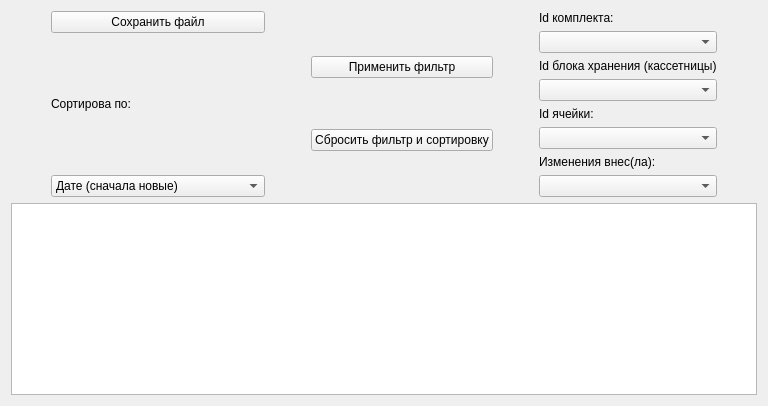
                <widget class="QWidget" name="tab_55">
                 <attribute name="title">
                  <string>Ячейки</string>
                 </attribute>
                 <layout class="QGridLayout" name="gridLayout_58">
                  <item row="0" column="0">
                   <layout class="QHBoxLayout" name="horizontalLayout_56">
                    <item>
                     <spacer name="horizontalSpacer_120">
                      <property name="orientation">
                       <enum>Qt::Orientation::Vertical</enum>
                      </property>
                      <property name="sizeType">
                       <enum>QSizePolicy::Policy::Fixed</enum>
                      </property>
                      <property name="sizeHint" stdset="0">
                       <size>
                        <width>40</width>
                        <height>20</height>
                       </size>
                      </property>
                     </spacer>
                    </item>
                    <item>
                     <layout class="QVBoxLayout" name="verticalLayout_74">
                      <item>
                       <widget class="QPushButton" name="pushButton_MeshHistoryFile_kid">
                        <property name="text">
                         <string>Сохранить файл</string>
                        </property>
                       </widget>
                      </item>
                      <item>
                       <widget class="QLabel" name="label_160">
                        <property name="text">
                         <string>Сортирова по:</string>
                        </property>
                       </widget>
                      </item>
                      <item>
                       <widget class="QComboBox" name="selec_MeshFilterDate_kid">
                        <item>
                         <property name="text">
                          <string>Дате (сначала новые)</string>
                         </property>
                        </item>
                        <item>
                         <property name="text">
                          <string>Дате (сначала старые)</string>
                         </property>
                        </item>
                        <item>
                         <property name="text">
                          <string>Дате выгрузки (сначала старые) </string>
                         </property>
                        </item>
                        <item>
                         <property name="text">
                          <string>Дате выгрузки (сначала новые)</string>
                         </property>
                        </item>
                       </widget>
                      </item>
                     </layout>
                    </item>
                    <item>
                     <spacer name="horizontalSpacer_121">
                      <property name="orientation">
                       <enum>Qt::Orientation::Vertical</enum>
                      </property>
                      <property name="sizeType">
                       <enum>QSizePolicy::Policy::Fixed</enum>
                      </property>
                      <property name="sizeHint" stdset="0">
                       <size>
                        <width>40</width>
                        <height>20</height>
                       </size>
                      </property>
                     </spacer>
                    </item>
                    <item>
                     <layout class="QVBoxLayout" name="verticalLayout_75">
                      <item>
                       <widget class="QPushButton" name="btn_MeshFilterGo_kid">
                        <property name="text">
                         <string>Применить фильтр</string>
                        </property>
                       </widget>
                      </item>
                      <item>
                       <widget class="QPushButton" name="btn_MeshFilterStop_kid">
                        <property name="text">
                         <string>Сбросить фильтр и сортировку</string>
                        </property>
                       </widget>
                      </item>
                     </layout>
                    </item>
                    <item>
                     <spacer name="horizontalSpacer_122">
                      <property name="orientation">
                       <enum>Qt::Orientation::Vertical</enum>
                      </property>
                      <property name="sizeType">
                       <enum>QSizePolicy::Policy::Fixed</enum>
                      </property>
                      <property name="sizeHint" stdset="0">
                       <size>
                        <width>40</width>
                        <height>20</height>
                       </size>
                      </property>
                     </spacer>
                    </item>
                    <item>
                     <layout class="QVBoxLayout" name="verticalLayout_76">
                      <item>
                       <widget class="QLabel" name="label_161">
                        <property name="text">
                         <string>Id комплекта:</string>
                        </property>
                       </widget>
                      </item>
                      <item>
                       <widget class="QComboBox" name="select_kdd_set_5_kid"/>
                      </item>
                      <item>
                       <widget class="QLabel" name="label_162">
                        <property name="text">
                         <string>Id блока хранения (кассетницы)</string>
                        </property>
                       </widget>
                      </item>
                      <item>
                       <widget class="QComboBox" name="select_kdd_kas_3_kid"/>
                      </item>
                      <item>
                       <widget class="QLabel" name="label_163">
                        <property name="text">
                         <string>Id ячейки:</string>
                        </property>
                       </widget>
                      </item>
                      <item>
                       <widget class="QComboBox" name="select_kdd_mesh_3_kid"/>
                      </item>
                      <item>
                       <widget class="QLabel" name="label_164">
                        <property name="text">
                         <string>Изменения внес(ла):</string>
                        </property>
                       </widget>
                      </item>
                      <item>
                       <widget class="QComboBox" name="select_MeshFilterFIO_kid"/>
                      </item>
                     </layout>
                    </item>
                    <item>
                     <spacer name="horizontalSpacer_123">
                      <property name="orientation">
                       <enum>Qt::Orientation::Vertical</enum>
                      </property>
                      <property name="sizeType">
                       <enum>QSizePolicy::Policy::Fixed</enum>
                      </property>
                      <property name="sizeHint" stdset="0">
                       <size>
                        <width>40</width>
                        <height>20</height>
                       </size>
                      </property>
                     </spacer>
                    </item>
                   </layout>
                  </item>
                  <item row="1" column="0">
                   <widget class="QTableWidget" name="tableWidget_historyMesh_kid">
                    <attribute name="verticalHeaderVisible">
                     <bool>false</bool>
                    </attribute>
                   </widget>
                  </item>
                 </layout>
                </widget>
